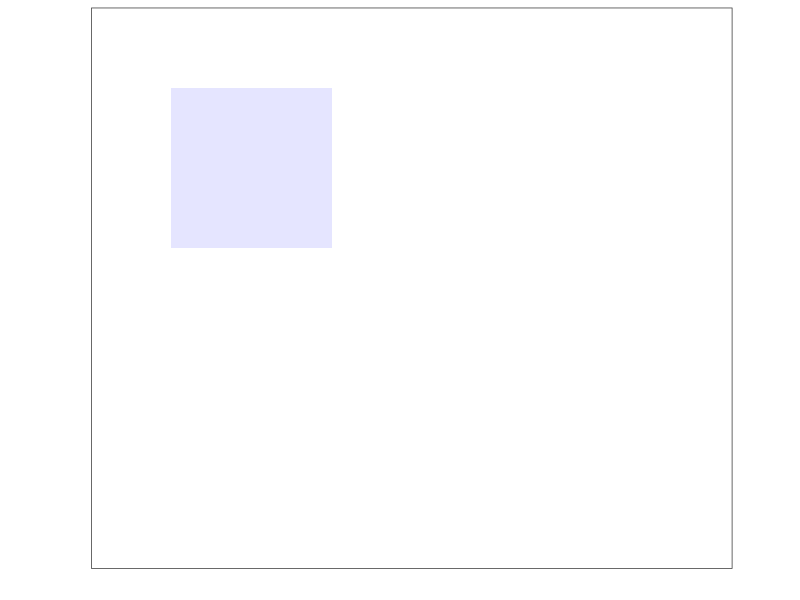
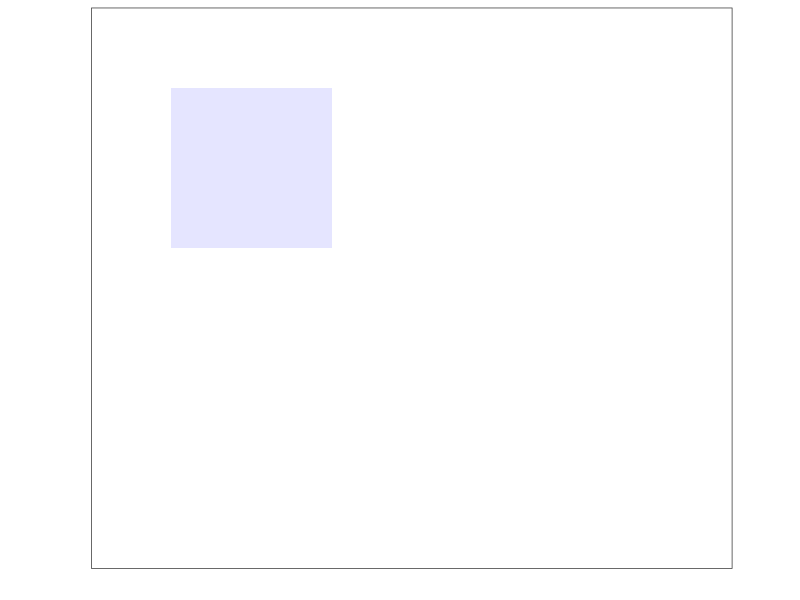

Write the R code that produced these figures, in order.
## ---- chunk 1
knitr::opts_chunk$set(echo = TRUE)
## ---- chunk 2
library(tidyverse)
plt <- 
  ggplot() +
  coord_equal(xlim   = c(-0.5,3.5),
              ylim   = c(-3  ,0.5),
              expand = FALSE) +
  scale_x_continuous(name = '', labels = NULL) +
  scale_y_continuous(name = '', labels = NULL) +
  geom_rect(aes(ymax =  0, xmin =  0, xmax = 1, 
                ymin = -1),
            alpha = 0.1,
            fill = 'blue') +
  theme_bw() +
  theme(panel.grid.major = element_blank(),
        panel.grid.minor = element_blank(),
        axis.line        = element_blank(),
        axis.ticks       = element_blank()) 
plt
## ---- chunk 3
library(tidyverse)
#plt <- 
  plt +
  geom_area()
#plt
